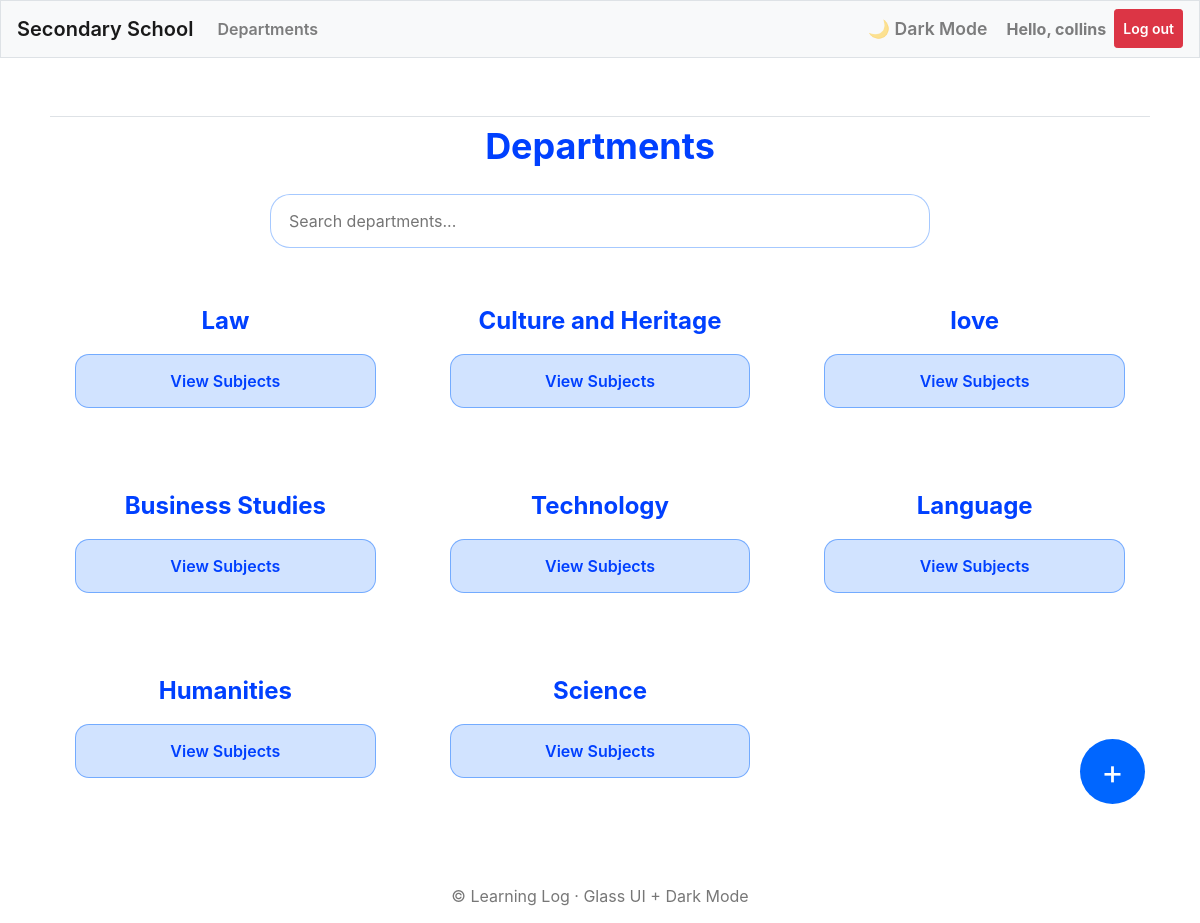
The app's page /departments/ (signed in) with its own data.
### school_app/models.py (models this page shows, shortened)
class Departments(models.Model):
    text = models.CharField(max_length=300)
    date_added = models.DateTimeField(auto_now_add=True)
    owner = models.ForeignKey(User, on_delete=models.CASCADE)
    class Meta:
        verbose_name_plural = 'departments'

### school_app/views.py (the view)
# urls.py: path('departments/', views.departments, name='departments'),
@login_required()
def departments(request):
    departments = Departments.objects.filter(owner= request.user).order_by('-date_added')
    context = {'departments': departments}
    return render(request, 'school_app/departments.html', context)

### school_app/templates/school_app/departments.html (shortened to what this page needs)
{% extends "school_app/base.html" %}
{% block content %}
<h2 class="page-title">Departments</h2>
<div class="search-box">
    <input class="search-input" type="text" placeholder="Search departments...">
</div>
<div class="dept-grid">
    {% for department in departments %}
        <div class="glass-card">
            <div class="glass-title">{{ department.text }}</div>
            <a class="glass-btn"
               href="{% url 'school_app:subjects' department.id %}">
                View Subjects
            </a>
        </div>
    {% empty %}
        <div class="glass-card">
            <div class="glass-title">No departments yet.</div>
        </div>
    {% endfor %}
</div>
<a href="{% url 'school_app:new_department' %}">
    <button class="fab">+</button>
</a>
{% endblock content %}

### school_app/templates/school_app/base.html (shortened to what this page needs)
{% load bootstrap4 %}
<!doctype html>
<html lang="en">
<head>
    {% bootstrap_css %}
</head>
<body class="fade-in">
<nav class="navbar navbar-expand-md navbar-light bg-light mb-3 border fade-in">
    <a class="navbar-brand" href="{% url 'school_app:index' %}">Secondary School</a>
    <div class="collapse navbar-collapse" id="mainNav">
        <ul class="navbar-nav mr-auto slide-up">
            <li class="nav-item">
                <a class="nav-link" href="{% url 'school_app:departments' %}">Departments</a>
            </li>
        </ul>
        <ul class="navbar-nav ml-auto slide-up">
            <li class="nav-item">
                <span id="darkModeToggle" class="nav-link">
                    🌙 Dark Mode
                </span>
            </li>
            {% if user.is_authenticated %}
                <li class="nav-item">
                    <span class="nav-link font-weight-bold">
                        Hello, {{ user.username }}
                    </span>
                </li>
                <li class="nav-item">
                    <form action="{% url 'users:logout' %}" method="post" style="display:inline;">
                        <button type="submit" class="nav-link btn btn-danger btn-sm text-white">
                            Log out
                        </button>
                    </form>
                </li>
            {% endif %}
        </ul>
    </div>
</nav>
<main class="container main-container slide-up">
    <div class="pb-2 mb-2 border-bottom">
    </div>
    <div>
        {% block content %}{% endblock content %}
    </div>
</main>
<div class="footer slide-up">
    &copy; {{ now|date:"Y" }} Learning Log · Glass UI + Dark Mode
</div>
</body>
</html>

### school_app/templates/school_app/base.html (style rules this page uses)
.nav-link, .navbar-brand { font-weight: 600; transition: 0.4s; }
.fade-in { animation: fadeIn 0.9s ease forwards; }
.slide-up { animation: slideUp 0.9s ease forwards; }
.main-container { margin-top: 30px; padding: 20px; }
#darkModeToggle { cursor: pointer; font-size: 1.1rem; padding: 6px 10px; border-radius: 8px; border: 1px solid transparent; }
.footer { text-align: center; padding: 15px; margin-top: 40px; color: #777; }

### school_app/templates/school_app/departments.html (style rules this page uses)
.page-title { color: #0040ff; font-weight: 700; font-size: 36px; text-align: center; margin-bottom: 25px; animation: fadeDown .7s ease-out; }
.search-box { display: flex; justify-content: center; margin-bottom: 30px; }
.search-input { width: 60%; padding: 14px 18px; border-radius: 20px; border: 1px solid rgba(0,102,255,0.35); background: rgba(255,255,255,0.18); backdrop-filter: blur(12px); font-size: 16px; color: #0033cc; outline: none; transition: box-shadow .3s ease; }
.dept-grid { display: grid; grid-template-columns: repeat(auto-fit, minmax(260px, 1fr)); gap: 24px; margin-top: 20px; }
.glass-card { background: rgba(255, 255, 255, 0.18); backdrop-filter: blur(22px); -webkit-backdrop-filter: blur(22px); padding: 24px; border-radius: 22px; border: 1px solid rgba(255,255,255,0.28); text-align: center; transition: background .35s ease; animation: slideUp .8s ease; }
.glass-title { font-size: 24px; color: #0040ff; font-weight: 700; margin-bottom: 15px; }
.glass-btn { background: rgba(0,102,255,0.18); backdrop-filter: blur(12px); padding: 14px 22px; border-radius: 14px; border: 1px solid rgba(0,102,255,0.45); text-decoration: none; color: #0040ff; font-weight: 600; display: inline-block; transition: background .25s ease; width: 100%; position: relative; overflow: hidden; }
.glass-btn::after { content: ""; position: absolute; width: 0; height: 0; background: rgba(255,255,255,0.6); border-radius: 50%; pointer-events: none; transform: translate(-50%, -50%); opacity: 0; }
.fab { position: fixed; bottom: 25px; right: 25px; background: #0066ff; color: white; width: 65px; height: 65px; border-radius: 50%; border: none; font-size: 34px; cursor: pointer; transition: background .25s ease; }

### records on screen
Departments: text "Law"
Departments: text "Culture and Heritage"
Departments: text "love"
Departments: text "Business Studies"
Departments: text "Technology"
Departments: text "Language"
Departments: text "Humanities"
Departments: text "Science"

### other values on screen
{{ user.username }} "collins"
